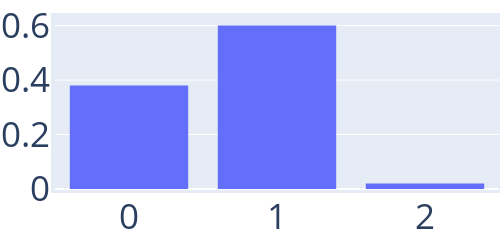

Source (notebook cell):
### Code cell
cat_nb_cc_with_more_than_1_cycle = string.(sort(Int.(cc_with_more_than_1_cycle
)))
trace = PlotlyJS.histogram(x=cat_nb_cc_with_more_than_1_cycle, histnorm="probability density")
layout = Layout(
    autosize=false,
    width=500,
    height=200,
    margin=attr(l=1, r=1, b=1, t=1, pad=4),
    font_size=35,
    xaxis_type="category",
)
p_more_than_1 = PlotlyJS.plot(trace,layout)

### Figure 1 — Plotly figure (JSON) as saved in the notebook; plotly's stock layout.template omitted (floating-point values rounded to 4 significant figures)
{"data": [{"histnorm": "probability density", "type": "histogram", "x": ["0", "0", "0", "0", "0", "0", "0", "0", "0", "0", "0", "0", "0", "0", "0", "0", "0", "0", "0", "1", "1", "1", "1", "1", "1", "1", "1", "1", "1", "1", "1", "1", "1", "1", "1", "1", "1", "1", "1", "1", "1", "1", "1", "1", "1", "1", "1", "1", "1", "2"]}], "layout": {"autosize": false, "font": {"size": 35}, "height": 200, "margin": {"b": 1, "l": 1, "pad": 4, "r": 1, "t": 1}, "width": 500, "xaxis": {"type": "category"}}}
